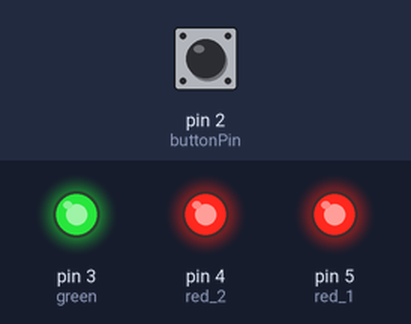
A sketch run on a simulated Arduino Uno, built with avr-gcc and run on an emulated ATmega328P. Shown: output pins drawn as LEDs (lit = HIGH). The inputs (shaded band) are chosen by the test bench; at power-on: pin 2 (buttonPin) HIGH.

Above: at 1.2 s.
1.3 s: pin 2 (buttonPin) pulled LOW for 0.15 s
At 1.37 s:
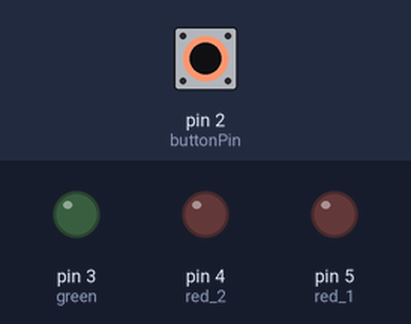
2.9 s: pin 2 (buttonPin) pulled LOW for 3.2 s
At 7.3 s:
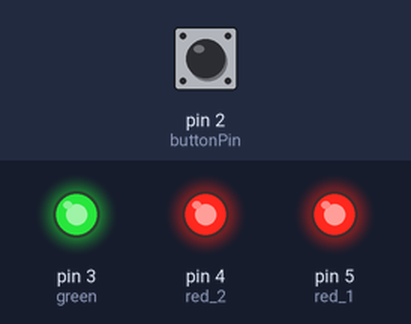
Timing chart, 0 to 8.8 s (numbered marks = the images above; inputs shaded):
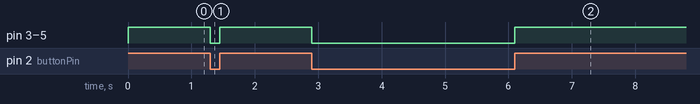

The sketch:

_20140916_spaceship_ver1.ino
```cpp
int red_1 = 5;
int red_2 = 4;
int green = 3;
int buttonPin = 2;

void setup(){
  pinMode(red_1, OUTPUT);
  pinMode(red_2, OUTPUT);
  pinMode(green, OUTPUT);
  pinMode(buttonPin, INPUT_PULLUP);
}

void loop(){
  if(digitalRead(buttonPin) == HIGH){
    digitalWrite(red_1, HIGH);
    digitalWrite(red_2, HIGH);
    digitalWrite(green, HIGH);
  }else{
    digitalWrite(red_1, LOW);
    digitalWrite(red_2, LOW);
    digitalWrite(green, LOW);
  }
}
```

Measured:
- after the input at 1.3 s, pin 3 (green), pin 4 (red_2), pin 5 (red_1): HIGH → LOW at once, → HIGH 0.15 s later
- after the input at 2.9 s, pin 3 (green), pin 4 (red_2), pin 5 (red_1): HIGH → LOW at once, → HIGH 3.2 s later
